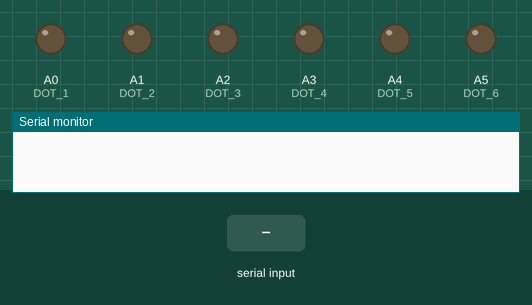
Recording of a sketch running on a simulated Arduino Uno, built with avr-gcc and run on an emulated ATmega328P. On the bench: output pins drawn as LEDs (lit = HIGH), the last lines printed to the serial monitor. Inputs (shaded band) come from the test bench. The audio player accepts every command and is not drawn.

Above: at 1.2 s.
1.3 s: "++\n" received over Serial
At 2.7 s:
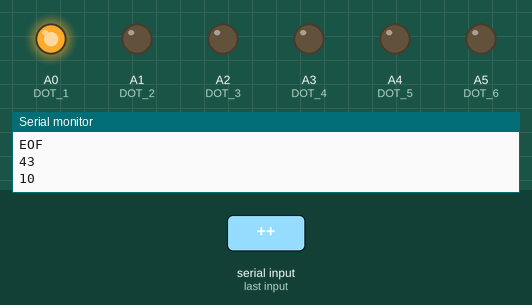
Timing chart, 0 to 4.4 s (numbered marks = the images above; inputs shaded):
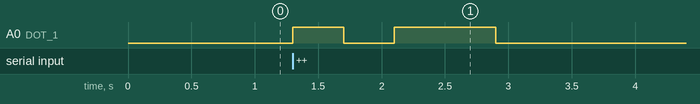

Measured:
- after the input at 1.3 s, A0 (DOT_1): LOW → HIGH at once, → LOW 0.40 s later, → HIGH 0.40 s later, → LOW 0.80 s later

The sketch:

Braille.ino
```cpp
#include <SoftwareSerial.h>
#include <DFPlayer_Mini_Mp3.h>

#define DOT_1 A0
#define DOT_2 A1
#define DOT_3 A2
#define DOT_4 A3
#define DOT_5 A4
#define DOT_6 A5

SoftwareSerial mySerial(6, 7); // RX, TX

int16_t iterator;
byte letter;
byte filenum;
byte volume = 20;
String content = "";
char character;
unsigned long previousMillis = 0;

const uint16_t interval = 400;
const bool braille[27][6] =
  {
    { true,   false,  false,  false,  false,  false},   // A
    { true,   true,   false,  false,  false,  false},   // B
    { true,   false,  false,  true,   false,  false},   // C
    { true,   false,  false,  true,   true,   false},   // D
    { true,   false,  false,  false,  true,   false},   // E
    { true,   true,   false,  true,   false,  false},   // F
    { true,   true,   false,  true,   true,   false},   // G
    { true,   true,   false,  false,  true,   false},   // H
    { false,  true,   false,  true,   false,  false},   // I
    { false,  true,   false,  true,   true,   false},   // J
    { true,   false,  true,   false,  false,  false},   // K
    { true,   true,   true,   false,  false,  false},   // L
    { true,   false,  true,   true,   false,  false},   // M
    { true,   false,  true,   true,   true,   false},   // N
    { true,   false,  true,   false,  true,   false},   // O
    { true,   true,   true,   true,   false,  false},   // P
    { true,   true,   true,   true,   true,   false},   // Q
    { true,   true,   true,   false,  true,   false},   // R
    { false,  true,   true,   true,   false,  false},   // S
    { false,  true,   true,   true,   true,   false},   // T
    { true,   false,  true,   false,  false,  true},    // U
    { true,   true,   true,   false,  false,  true},    // V
    { false,  true,   false,  true,   true,   true},    // W
    { true,   false,  true,   true,   false,  true},    // X
    { true,   false,  true,   true,   true,   true},    // Y
    { true,   false,  true,   false,  true,   true},    // Z
    { false,  false,  false,  false,  false,  false}    // SPACE
  };

void setup () {
	Serial.begin (9600);
	mySerial.begin (9600);
	mp3_set_serial (mySerial);	//set softwareSerial for DFPlayer-mini mp3 module
	mp3_set_volume (volume);
  pinMode (DOT_1, OUTPUT);
  pinMode (DOT_2, OUTPUT);
  pinMode (DOT_3, OUTPUT);
  pinMode (DOT_4, OUTPUT);
  pinMode (DOT_5, OUTPUT);
  pinMode (DOT_6, OUTPUT);
}


//
void loop () {

	while(Serial.available()) {
      character = Serial.read();
      content.concat(character);
  }
  if (content != "") {
    if ((content == "++") && (volume < 30)) {
      volume++;
      mp3_set_volume(volume);
      content = "";
    }
    if ((content == "--") && (volume > 0)) {
      volume--;
      mp3_set_volume(volume);
      content = "";
    }
  }
  if (content != "") {
    //Serial.println(content);
    iterator = content.length();

    //for (int i=0;i<content.length();i++) {
    while (iterator >= 0) {
      unsigned long currentMillis = millis();
      if (currentMillis - previousMillis >= interval) {
        previousMillis = currentMillis;
          // DO Stuff
        if (iterator >= 1) {

          letter = byte(content.charAt(content.length()-iterator));
          Serial.println(letter);
          if ((letter>96) && (letter<123)) {  // Upper Case Letters
            filenum=letter-97;
          } else if ((letter>64) && (letter<91)) {  // Lower Case Letters
            filenum=letter-65;
          } else if (letter == 32) {  // SPACE
            filenum=26;
          } else if (letter == 13) {  // CARRIAGE RETURN
            filenum=26;
          }

          digitalWrite(DOT_1, braille[filenum][0]);
          digitalWrite(DOT_2, braille[filenum][1]);
          digitalWrite(DOT_3, braille[filenum][2]);
          digitalWrite(DOT_4, braille[filenum][3]);
          digitalWrite(DOT_5, braille[filenum][4]);
          digitalWrite(DOT_6, braille[filenum][5]);

          mp3_play(filenum);
        } else {
          Serial.println("EOF");
          digitalWrite(DOT_1, LOW);
          digitalWrite(DOT_2, LOW);
          digitalWrite(DOT_3, LOW);
          digitalWrite(DOT_4, LOW);
          digitalWrite(DOT_5, LOW);
          digitalWrite(DOT_6, LOW);
        }
        iterator--;
        //Serial.println(iterator);
      }

    }
    content="";
  }

}


/*
   mp3_play ();		//start play
   mp3_play (5);	//play "mp3/0005.mp3"
   mp3_next ();		//play next
   mp3_prev ();		//play previous
   mp3_set_volume (uint16_t volume);	//0~30
   mp3_set_EQ ();	//0~5
   mp3_pause ();
   mp3_stop ();
   void mp3_get_state (); 	//send get state command
   void mp3_get_volume ();
   void mp3_get_u_sum ();
   void mp3_get_tf_sum ();
   void mp3_get_flash_sum ();
   void mp3_get_tf_current ();
   void mp3_get_u_current ();
   void mp3_get_flash_current ();
   void mp3_single_loop (boolean state);	//set single loop
   void mp3_DAC (boolean state);
   void mp3_random_play ();
 */
```
